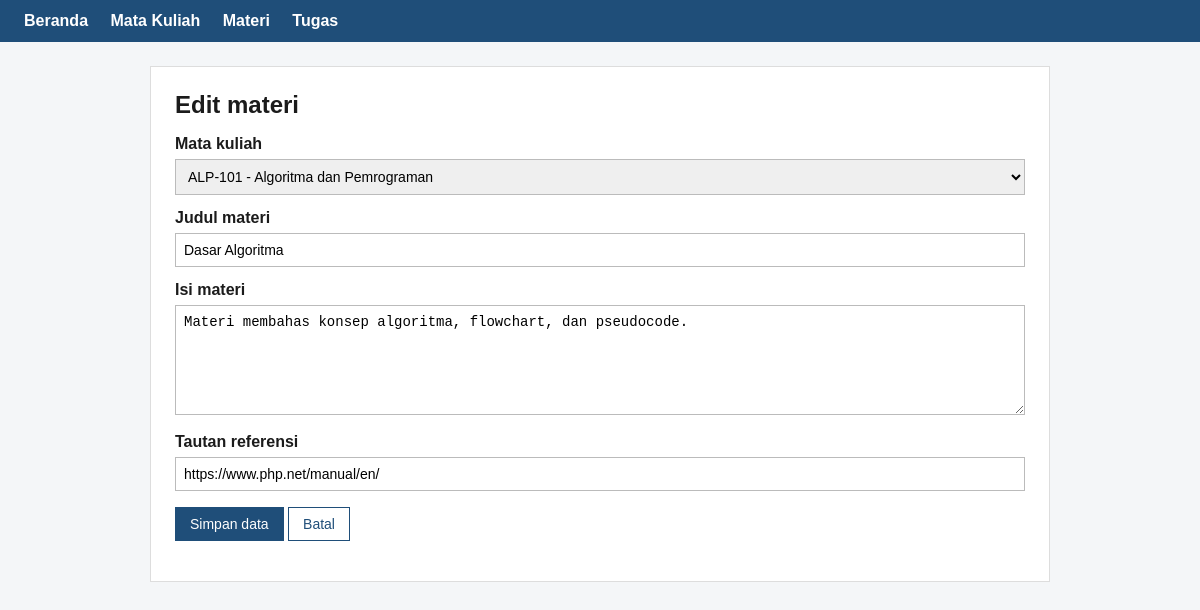
The page /materi_form.php?id=1 on the database its author committed.
### tables this page shows
CREATE TABLE materi (
  id INT UNSIGNED AUTO_INCREMENT PRIMARY KEY,
  mata_kuliah_id INT UNSIGNED NOT NULL,
  judul VARCHAR(150) NOT NULL,
  isi TEXT NOT NULL,
  tautan VARCHAR(255) NOT NULL,
  FOREIGN KEY (mata_kuliah_id) REFERENCES mata_kuliah(id) ON DELETE RESTRICT
);

CREATE TABLE mata_kuliah (
  id INT UNSIGNED AUTO_INCREMENT PRIMARY KEY,
  kode VARCHAR(20) NOT NULL UNIQUE,
  nama VARCHAR(100) NOT NULL,
  dosen VARCHAR(100) NOT NULL,
  semester TINYINT UNSIGNED NOT NULL
);

### helpers.php (called while the page is built, shortened)
<?php
function e($s) { return htmlspecialchars((string)$s, ENT_QUOTES, 'UTF-8'); }
function valid_id($v): ?int {
    $r = filter_var($v, FILTER_VALIDATE_INT, ['options' => ['min_range' => 1]]);
    return $r === false ? null : $r;
}
function daftar_mk(mysqli $conn): array {
    $r = $conn->prepare('SELECT id, kode, nama FROM mata_kuliah ORDER BY nama');
    $r->execute();
    return $r->get_result()->fetch_all(MYSQLI_ASSOC);
}
    ?>

### materi_form.php (the view, shortened to what this page needs)
<?php
require 'helpers.php'; require 'koneksi.php';
$edit = isset($_GET['id']);
$id = 0; $lama = null;
if ($edit) {
    $id = valid_id($_GET['id']);
    $s = $conn->prepare('SELECT id, mata_kuliah_id, judul, isi, tautan FROM materi WHERE id = ?');
    $s->bind_param('i', $id); $s->execute();
    $lama = $s->get_result()->fetch_assoc();
}
$data = $lama ?: ['mata_kuliah_id' => '', 'judul' => '', 'isi' => '', 'tautan' => ''];
$opsi = daftar_mk($conn);
include 'header.php';
$aksi = 'materi_form.php' . ($edit ? '?id=' . $id : '');
?>
<form method="post" action="<?= e($aksi) ?>" novalidate>
    <label for="mk">Mata kuliah</label>
    <select id="mk" name="mata_kuliah_id">
        <?php foreach ($opsi as $o): ?>
            <option value="<?= (int)$o['id'] ?>" <?= (string)$data['mata_kuliah_id'] === (string)$o['id'] ? 'selected' : '' ?>><?= e($o['kode']) ?> - <?= e($o['nama']) ?></option>
        <?php endforeach; ?>
    </select>
    <label for="judul">Judul materi</label>
    <input type="text" id="judul" name="judul" value="<?= e($data['judul']) ?>">
    <label for="isi">Isi materi</label>
    <textarea id="isi" name="isi"><?= e($data['isi']) ?></textarea>
    <label for="tautan">Tautan referensi</label>
    <input type="text" id="tautan" name="tautan" value="<?= e($data['tautan']) ?>">
    <p><button class="btn btn-primary" type="submit">Simpan data</button>
       <a class="btn btn-outline" href="materi.php">Batal</a></p>
</form>
<?php include 'footer.php'; ?>

### style.css (style rules this page uses)
* { box-sizing:border-box }
body { font-family:Arial,Helvetica,sans-serif;background:#f4f6f8;color:#1b1b1b;margin:0 }
label { display:block;font-weight:bold;margin:14px 0 6px }
input[type=text],input[type=number],input[type=date],select,textarea { width:100%;padding:8px;border:1px solid #bbb;font-size:14px }
textarea { min-height:110px }
.btn { display:inline-block;padding:8px 14px;border:1px solid #1f4e79;background:#fff;color:#1f4e79;text-decoration:none;font-size:14px;cursor:pointer }
.btn-primary { background:#1f4e79;color:#fff }

### rows shown on the page
materi: mata_kuliah_id "ALP-101 - Algoritma dan Pemrograman", judul "Dasar Algoritma", isi "Materi membahas konsep algoritma, flowchart, dan pseudocode.", tautan "https://www.php.net/manual/en/"

### other values the page prints
$judul "Edit materi"
